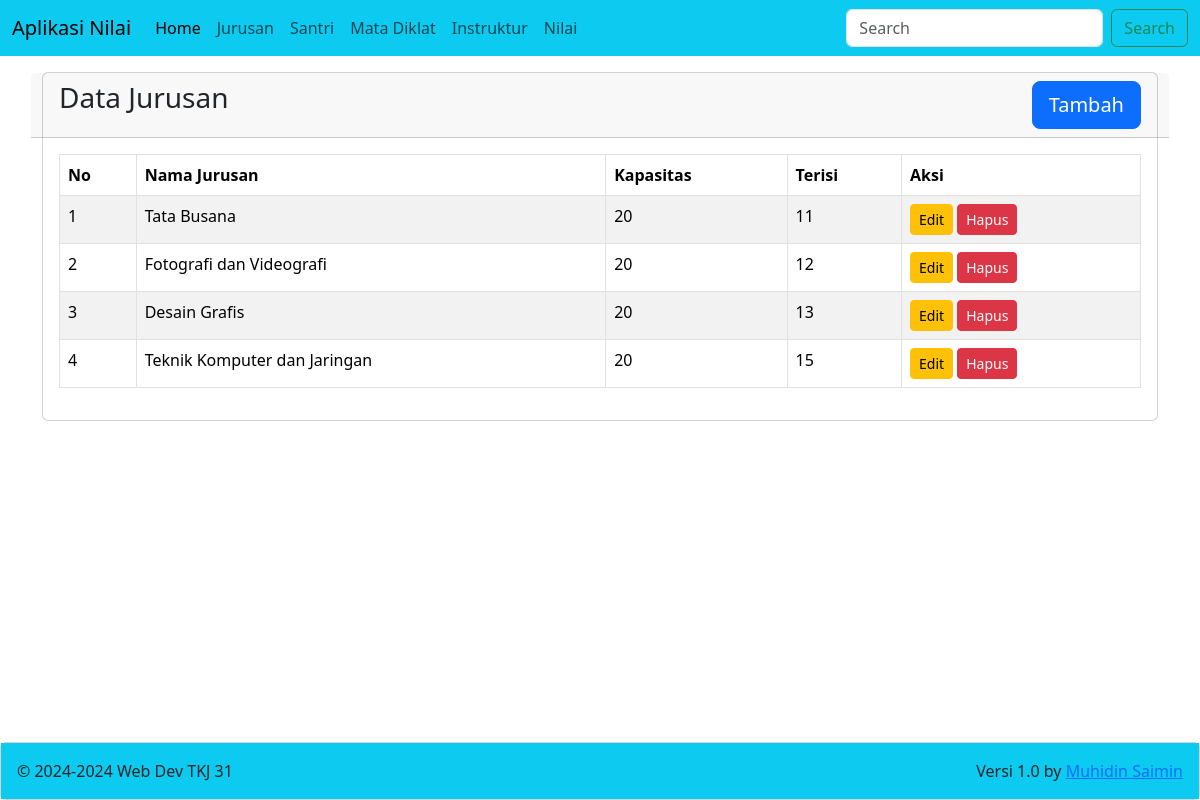
/?m=jurusan, run on the app's committed database.
### tables this page shows
CREATE TABLE `majors` (
  `id` int(11) NOT NULL,
  `name` varchar(75) DEFAULT NULL,
  `capacity` int(11) DEFAULT NULL,
  `fill` int(11) DEFAULT NULL
);

### jurusan/view.php (the view)
<div class="row">
    <div class="col-12">
        <div class="card">
            <div class="card-header row">
                <div class="card-title h3 col-8">Data Jurusan</div>
                <div class="col-4">
                    <a href="?m=jurusan&s=add" class="btn btn-lg btn-primary float-end">Tambah</a>
                </div>
            </div>
            <div class="card-body">
                <table class="table table-bordered table-striped table-hover">
                    <thead>
                        <tr>
                            <th>No</th>
                            <th>Nama Jurusan</th>
                            <th>Kapasitas</th>
                            <th>Terisi</th>
                            <th>Aksi</th>
                        </tr>
                    </thead>
                    <tbody>
                        <?php
                        include_once('config.php');
                        $sql = "SELECT * FROM majors";
                        $result = mysqli_query($con, $sql);
                        if (mysqli_num_rows($result)) {
                            $no=1;
                            while ($r = mysqli_fetch_assoc($result)) {
                                echo '<tr>
                                    <td>'.$no.'</td>
                                    <td>'.$r['name'].'</td>
                                    <td>'.$r['capacity'].'</td>
                                    <td>'.$r['fill'].'</td>
                                    <td>
                                        <a href="?m=jurusan&s=edit&id='.$r['id'].'" class="btn btn-warning btn-sm">Edit</a>
                                        <a href="?m=jurusan&s=delete&id='.$r['id'].'" class="btn btn-danger btn-sm" onclick="return confirm(\'Yakin jurusan akan dihapus?, Menghapus jurusan akan menghilangkan semua data santri pada jurusan tersebut\')">Hapus</a>
                                    </td>
                                </tr>';
                                $no++;
                            }
                        } else {
                            echo '<tr>
                                <td colspan="5" align="center">Data Kosong</td>
                            </tr>';
                        }
                        ?>
                    </tbody>
                </table>
            </div>
        </div>
    </div>
</div>

### data on the page
majors: name "Tata Busana", capacity "20", fill "11"
majors: name "Fotografi dan Videografi", capacity "20", fill "12"
majors: name "Desain Grafis", capacity "20", fill "13"
majors: name "Teknik Komputer dan Jaringan", capacity "20", fill "15"
